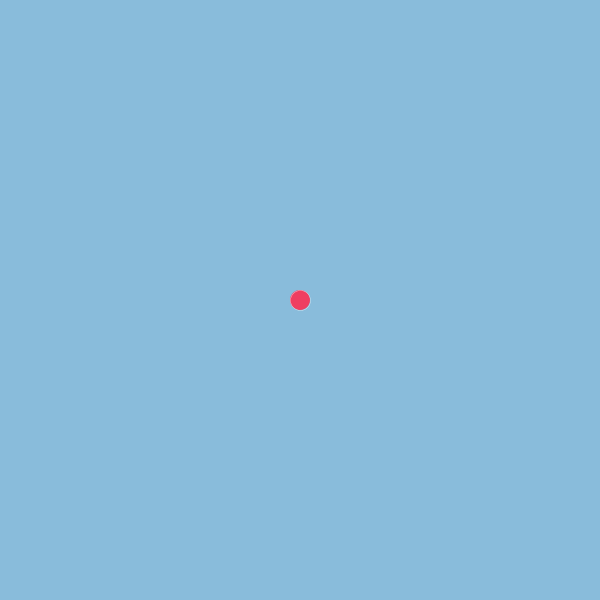
Frame 1 (no input)
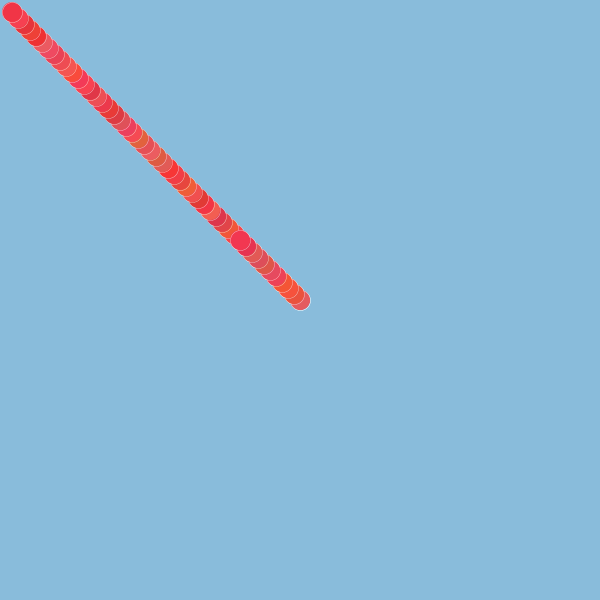
Frame 60 (the mouse pressed at the canvas centre just before this capture)
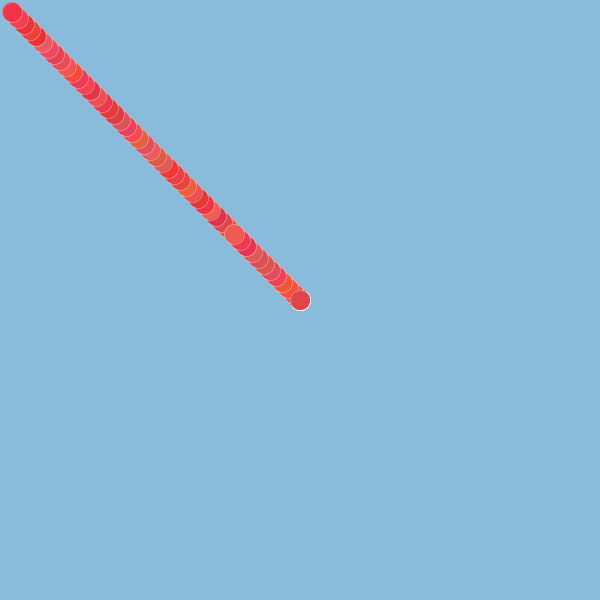
Frame 120 (the mouse held since frame 60 and released just before this capture)

The Processing sketch that drew these frames (run headless with seeded random() and noise(); from frame 60 on, the mouse is pressed at the canvas centre):

// Processing sketch: processing_133084
// ── processing_133084.pde

float x=300;
float y=300;
float a=0;
float b=0; 
void setup(){
size(600,600);
background(137,188,219);
}
 
void draw(){  

if(mouseX<300){
a=map(mouseX,0,300,300,0);
}
if(mouseX>300){
a=map(mouseX,300,600,0,300);
}
if(mouseY<300){
  b=map(mouseY,0,300,300,0);
}
if(mouseY>300){
  b=map(mouseY,300,600, 0,300);
}
stroke(255);
strokeWeight(0.3);
fill(random(220,250),random(50,100),random(50,100));
ellipse(x,y,20,20);
if(mouseX<x){
x=x-(a/50);
}
if(mouseX>x){
x=x+(a/50);
}
if(mouseY<y){
y=y-(b/50);
}
if(mouseY>y){
y=y+(b/50);
}
if(x<10 || x>590 || y<10 || y>590){
x=300;
y=300;
}
if(mousePressed){
x=mouseX;
y=mouseY;
}
}
